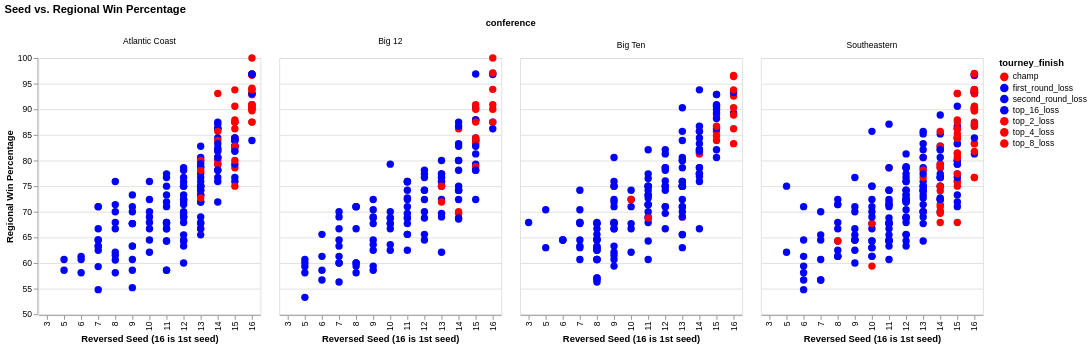

Here is the notebook cell this chart was saved with:
### Markdown cell above
VISUALIZATION 1: This visualization relates the variables regional win percentage and seed, while displaying which teams made it to the elite eight. It allow me to better predict what new data points would be classified as.

### Code cell
domain=["champ", "first_round_loss", "second_round_loss", "top_16_loss", "top_2_loss", "top_4_loss", "top_8_loss"]
range_=['red', 'blue','blue','blue','red','red','red']
bar_graph=alt.Chart(tidy_bball_data).mark_circle(size=75, opacity=1).encode(
    x=alt.X("seed_flipped:N").scale(zero=False).title("Reversed Seed (16 is 1st seed)"),
    y=alt.Y("reg_wins_pct").scale(zero=False).title("Regional Win Percentage"),
    color=alt.Color("tourney_finish").scale(domain=domain, range=range_),
    tooltip=alt.Tooltip(["school", "year", "tourney_finish"])
).facet("conference",title= "Seed vs. Regional Win Percentage")
bar_graph

### Figure 1 — Vega-Lite specification as saved in the notebook (floating-point values rounded to 4 significant figures; data arrays with more than 128 entries replaced by an {"elided": "..."} marker saying what was removed)
{"config": {"view": {"continuousWidth": 300, "continuousHeight": 300}}, "data": {"name": "data-b6605f44bd2fb6ea08f49fdac434d87f"}, "facet": {"field": "conference", "type": "nominal"}, "spec": {"mark": {"type": "circle", "opacity": 1, "size": 75}, "encoding": {"color": {"field": "tourney_finish", "scale": {"domain": ["champ", "first_round_loss", "second_round_loss", "top_16_loss", "top_2_loss", "top_4_loss", "top_8_loss"], "range": ["red", "blue", "blue", "blue", "red", "red", "red"]}, "type": "nominal"}, "tooltip": [{"field": "school", "type": "nominal"}, {"field": "year", "type": "quantitative"}, {"field": "tourney_finish", "type": "nominal"}], "x": {"field": "seed_flipped", "scale": {"zero": false}, "title": "Reversed Seed (16 is 1st seed)", "type": "nominal"}, "y": {"field": "reg_wins_pct", "scale": {"zero": false}, "title": "Regional Win Percentage", "type": "quantitative"}}}, "title": "Seed vs. Regional Win Percentage", "$schema": "https://vega.github.io/schema/vega-lite/v5.20.1.json", "datasets": {"data-b6605f44bd2fb6ea08f49fdac434d87f": {"elided": "711 records"}}}
